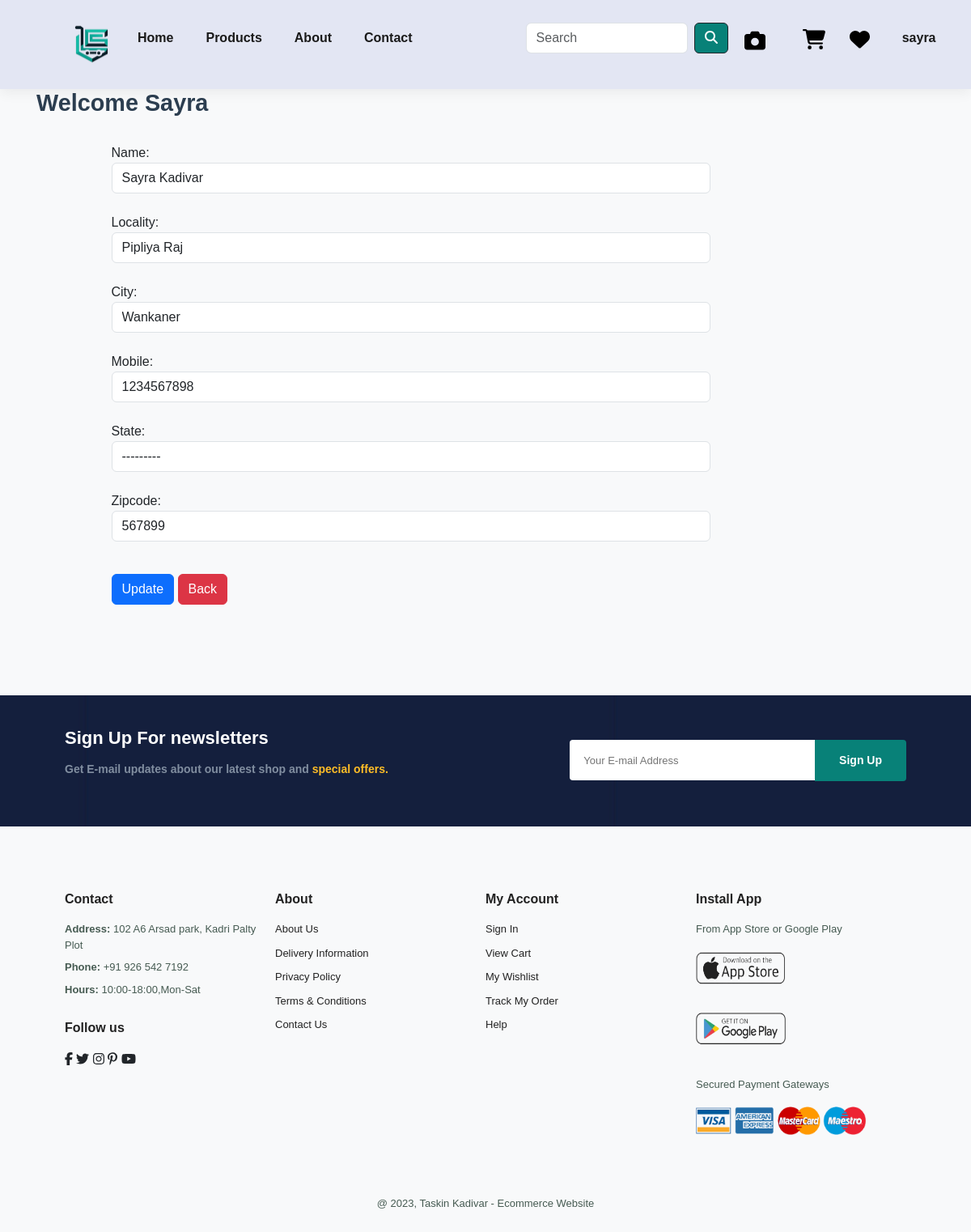
/updateAddress/20/ (signed in), run on the app's committed database.
### app/models.py (models this page shows, shortened)
class Customer(models.Model):
    user = models.ForeignKey(User, on_delete=models.CASCADE)
    name = models.CharField(max_length=200)
    locality = models.CharField(max_length=200)
    city = models.CharField(max_length=50)
    mobile = models.CharField(max_length=15)  # Changed from IntegerField to CharField
    zipcode = models.CharField(max_length=10)  # Changed to CharField to allow leading zeros
    state = models.CharField(choices=STATE_CHOICES, max_length=100)
    created_at = models.DateTimeField(default=now)

### app/views.py (the view, shortened to what this page needs)
# urls.py: path('updateAddress/<int:pk>/', views.updateAddress.as_view(), name='updateAddress'),  # Ensure this line is correct
@method_decorator(login_required,name='dispatch')
class updateAddress(View):
    def get(self, request, pk):
        add = get_object_or_404(Customer, pk=pk)
        form = CustomerProfileForm(instance=add)
        totalitem = 0
        wishitem = 0
        if request.user.is_authenticated:
            totalitem = len(Cart.objects.filter(user=request.user))
            wishitem = len(Wishlist.objects.filter(user=request.user))
        return render(request, 'app/updateAddress.html', {'form': form, 'request': request})

### app/forms.py
class CustomerProfileForm(forms.ModelForm):
    class Meta:
        model = Customer
        fields = ['name', 'locality', 'city', 'mobile', 'state', 'zipcode']  # Added 'mobile' here
        widgets = {
            'name': forms.TextInput(attrs={'class': 'form-control'}),
            'locality': forms.TextInput(attrs={'class': 'form-control'}),
            'city': forms.TextInput(attrs={'class': 'form-control'}),
            'mobile': forms.NumberInput(attrs={'class': 'form-control'}),
            'state': forms.Select(attrs={'class': 'form-control'}),
            'zipcode': forms.NumberInput(attrs={'class': 'form-control'}),
        }

### templates/app/updateAddress.html (shortened to what this page needs)
{% extends 'app/base.html' %}
{% load static %}
{% block main-content %}
    <div class="container">
        <div class="row">
            <h3>Welcome <span class="text-capitalize">{{request.user}}</span></h3>
        </div>
        <div class="col-sm-8 offset-sm-1">
            <form action="" method="post">
                {% for fm in form %}
                    {{fm.label_tag}} {{fm}} <small class="text-danger">{{fm.errors | striptags }}</small><br>
                {% endfor %}
                <div class="col-12 mt-3">
                    <button type="submit" class="btn btn-primary">Update</button>
                    <a href="{% url 'address' %}" type="button" class="btn btn-danger">Back</a>
                </div>
                <br><br><br>
            </form>
        </div>
    </div>
{% endblock main-content %}

### templates/app/base.html (shortened to what this page needs)
<!DOCTYPE html>
{% load static %}
<html lang="en">
<head>
    <link rel="stylesheet" href="https://cdnjs.cloudflare.com/ajax/libs/font-awesome/6.0.0-beta3/css/all.min.css">
    <link href="https://cdn.jsdelivr.net/npm/bootstrap@5.3.3/dist/css/bootstrap.min.css" rel="stylesheet">
    <link rel="stylesheet" href="font/css/all.css"/>
    <link rel="stylesheet" href="{% static 'app/css/owl.carousel.min.css' %}" />
   <link rel="stylesheet" href="{% static 'app/css/style.css' %}" />
</head>
<body>
    <nav id="header">
        <a href="/" class="navbar-brand">
            <img src="{% static 'app/images/logo.png' %}" width="70" height="70" alt="Logo">
        </a>
        <ul id="navbar">
            <li><a href="/" class="{% if request.path == '/' %}active{% endif %}">Home</a></li>
            <li class="nav-item dropdown">
                <a href="#" role="button" data-bs-toggle="dropdown" aria-expanded="false"
                    onmouseover="this.style.color='#088178'; this.getElementsByTagName('i')[0].style.color='#088178'"
                    onmouseout="this.style.color='#080808'; this.getElementsByTagName('i')[0].style.color='#080808'">
                    Products
                </a>
            </li>
            <li><a href="{% url 'about' %}" class="{% if request.path == '/about/' %}active{% endif %}">About</a></li>
            <li><a href="{% url 'contact' %}" class="{% if request.path == '/contact/' %}active{% endif %}">Contact</a></li>
            <form class="d-flex" role="search" action="/search">
                <input class="form-control me-2" type="search" placeholder="Search" name="search" aria-label="Search">
                <button class="btn btn-outline-dark" type="submit"><i class="fa-solid fa-magnifying-glass"></i></button>
            </form>
            <li style="padding-top: 5px; display: inline-block;">
               <a href="{% url 'image_search' %}"
               style="text-decoration: none; color: #000000; font-size: 20px; display: flex; align-items: center;"
               onmouseover="this.style.color='#088178';"
               onmouseout="this.style.color='#000000';">
                <i class="fa-solid fa-camera" style="margin-right: 6px; font-size: 26px;"></i>
                </a>
            </li>
            <li style="margin-right: 0px; padding-right: 15px; padding-top: 5px; display: inline-block;">
                <a href="{% url 'showcart' %}" style="text-decoration: none; color: #000000; font-size: 25px; position: relative;"
                   onmouseover="this.querySelector('i').style.color='#088178';"
                   onmouseout="this.querySelector('i').style.color='#000000';">
                    <i class="fa-solid fa-cart-shopping" style="color: inherit; font-size: 25px;"></i>
                </a>
            </li>
            <li style="margin-left: 0px; padding-left: 15px; padding-top: 5px; display: inline-block;">
                <a href="{% url 'wishlist' %}" style="text-decoration: none; color: #000000; font-size: 25px; position: relative;"
                   onmouseover="this.querySelector('i').style.color='#088178';"
                   onmouseout="this.querySelector('i').style.color='#000000';">
                    <i class="fa-solid fa-heart" style="color: inherit; font-size: 25px;"></i>
                </a>
            </li>
            {% if request.user.is_authenticated %}
                <li><a href="#" data-bs-toggle="dropdown" aria-expanded="false"
                    onmouseover="this.style.color='#088178'; this.getElementsByTagName('i')[0].style.color='#088178'"
                    onmouseout="this.style.color='#080808'; this.getElementsByTagName('i')[0].style.color='#080808'">
                    {{ request.user.username }}
                </a>
                </li>
            {% else %}
                <li><a href="{% url 'login' %}" class="nav-link">Login</a></li>
                <li><a href="{% url 'customerregistration' %}" class="nav-link">Register</a></li>
            {% endif %}
        </ul>
    </nav>
    {% block main-content %}{% endblock main-content %}
    <section id="newsletter" class="section-p1 section-m1">
        <div class="newstext">
            <h4>Sign Up For newsletters</h4>
            <p>Get E-mail updates about our latest shop and <span>special offers.</span></p>
        </div>
        <div class="form">
           <input type="text" placeholder="Your E-mail Address">
           <button class="normal">Sign Up</button>
        </div>
     </section>
    <footer class="section-p1">
        <div class="col">
          <h4>Contact</h4>
          <p><strong>Address:</strong> 102 A6 Arsad park, Kadri Palty Plot</p>
          <p><strong>Phone:</strong> +91 926 542 7192</p>
          <p><strong>Hours:</strong> 10:00-18:00,Mon-Sat</p>
          <div class="follow">
              <h4>Follow us</h4>
              <div class="icon">
               <i class="fa-brands fa-facebook-f"></i>
               <i class="fa-brands fa-twitter"></i>
               <i class="fa-brands fa-instagram"></i>
               <i class="fa-brands fa-pinterest-p"></i>
               <i class="fa-brands fa-youtube"></i>
              </div>
          </div>
        </div>
        <div class="col">
            <h4>About</h4>
            <a href="#">About Us</a>
            <a href="#">Delivery Information</a>
            <a href="#">Privacy Policy</a>
            <a href="#">Terms & Conditions</a>
            <a href="#">Contact Us</a>
        </div>
       <div class="col">
         <h4>My Account</h4>
         <a href="#">Sign In</a>
         <a href="#">View Cart</a>
         <a href="#">My Wishlist</a>
         <a href="#">Track My Order</a>
         <a href="#">Help</a>
       </div>
       <div class="col install">
           <h4>Install App</h4>
           <p>From App Store or Google Play</p>
           <div class="row">
              <img src="{% static 'app/images/pay/app.png' %}" alt="" class="app">
              <img src="{% static 'app/images/pay/play.png' %}" alt="" class="play">
           </div>
           <p>Secured Payment Gateways </p>
           <img src="{% static 'app/images/pay/visa.png' %}" alt="" class="visa">
         </div>
          <div class="copyright">
              <p>@ 2023, Taskin Kadivar - Ecommerce Website</p>
          </div>
   </footer>
</body>
</html>

### templates/app/base.html (style rules this page uses)
* { margin:0; padding:0; box-sizing:border-box; font-family: 'spartan', sans-serif; }
h4 { font-size: 20px; color: #222; }
p { font-size: 16px; color: #465b52; margin: 15px 0 20px 0; }
.section-p1 { padding: 40px 80px; }
.section-m1 { margin: 40px 0; }
button.normal { font-size: 14px; font-weight: 600; padding: 15px 30px; color: #000; background-color: #fff; border-radius: 4px; cursor: pointer; border: none; outline: none; transition: 0.2s; }
body { width:100%; }
#header { display: flex; align-items: center; justify-content: space-between; padding: 20px 80px; background: #E3E6F3; box-shadow: 0 5px 15px rgba(0,0,0,0.06); z-index: 999; position: sticky; top: 0; left: 0; }
#navbar { display: flex; align-items: center; justify-content: center; list-style: none; padding: 0; }
#navbar li { position: relative; padding: 0 20px; }
#navbar li a { text-decoration: none; font-size: 16px; font-weight: 600; color: #1a1a1a; transition: 0.3s ease; }
#navbar form { display: flex; align-items: center; margin-left: 20px; }
#navbar form input { width: 200px; margin-right: 10px; }
#navbar form button { background-color: #088178; color: white; }
#navbar form { margin-left: 120px; }
.container { margin: 0 auto; padding: 0 15px; }
.row { display: flex; flex-wrap: wrap; justify-content: space-between; gap: 20px; }
#newsletter { display: flex; justify-content: space-between; flex-wrap: wrap; align-items: center; background-image: url("img/banner/b18.PNG"); background-position: 20% 30%; background-color: #01013b; }
#newsletter h4 { font-size: 22px; font-weight: 700; color: #fff; }
#newsletter p { font-size: 14px; font-weight: 600; color: #818ea0; }
#newsletter p span { color: #ffbd27; }
#newsletter .form { display: flex; width: 40%; }
#newsletter input { height: 3.125rem; padding: 0 1.25em; font-size: 13px; width: 100%; border: 1px solid transparent; border-radius: 4px; outline:none; border-top-right-radius: 0; border-bottom-right-radius: 0; }
#newsletter button { background-color: #088178; color:#fff; white-space: nowrap; border-top-left-radius: 0; border-bottom-left-radius: 0; }
footer { display: flex; flex-wrap: wrap; justify-content: space-between; padding: 40px 10%; }
footer .col { display: flex; flex-direction: column; align-items: flex-start; margin-bottom: 20px; flex-grow: 1; margin-right: 20px; }
footer h4 { font-size: 16px; font-weight: bold; padding-bottom: 10px; }
footer p { font-size: 13px; margin: 0 0 8px 0; }
footer a { font-size: 13px; text-decoration: none; color: #222; margin-bottom: 10px; }
footer .copyright { text-align: center; width: 100%; margin-top: 40px; }
footer .follow { margin-top: 20px; }
footer .install img { margin: 10px 0 15px 0; }
footer .row { display: flex; gap: 10px; }
footer .install img.app, footer .install img.play { width: 135px; height: 40px; }
footer .install img.visa { width: 210px; height: 35px; }
body { font-family: 'Helvetica Neue', Helvetica, Arial, sans-serif; background-color: #f8f9fa; }
.container { max-width: 1140px; margin: 0 auto; }
h3 { font-size: 1.8rem; font-weight: bold; color: #2c3e50; }
.row { margin-bottom: 1.5rem; }

### data on the page
Customer: form "Sayra Kadivar" "Pipliya Raj" "Wankaner" "1234567898" "---------" "567899"

### other printed values
{{ request.user.username }} "sayra"
{{ request.user }} "Sayra"
{{ fm.label_tag }} "Name:" "Locality:" "City:" "Mobile:" "State:" "Zipcode:"
